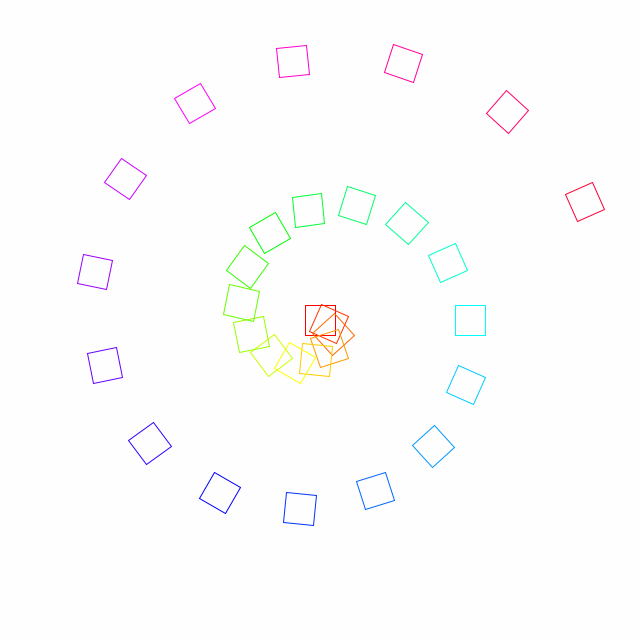
Frame 1 (no input)
Frame 60 (the mouse pressed at the canvas centre just before this capture): identical to frame 1, image omitted
Frame 120 (the mouse held since frame 60 and released just before this capture): identical to frame 1, image omitted

The Processing sketch that drew this single still picture (run headless with seeded random() and noise(); from frame 60 on, the mouse is pressed at the canvas centre):

// Processing sketch: sketch_030
// ── sketch_030.pde
void setup() {
    size(640, 640);
    colorMode(HSB, 300);
    background(299);
    noFill();
    smooth();
    rectMode(CENTER);
    
    int angle = 24;
    int x = 10;
    
    translate(width/2, height/2);
    
    for(int i = 0; i < 30; i++){

        stroke(i*10, 299, 299);
        
        pushMatrix();
        rotate(radians(angle * i));
        translate(x * i, 0);
        rect(0, 0, 30, 30);
        popMatrix();
    }
}

void draw() {
}

void keyTyped() {
    if (key == 's' || key == 'S') {
        save("screen.png");
    }
}
